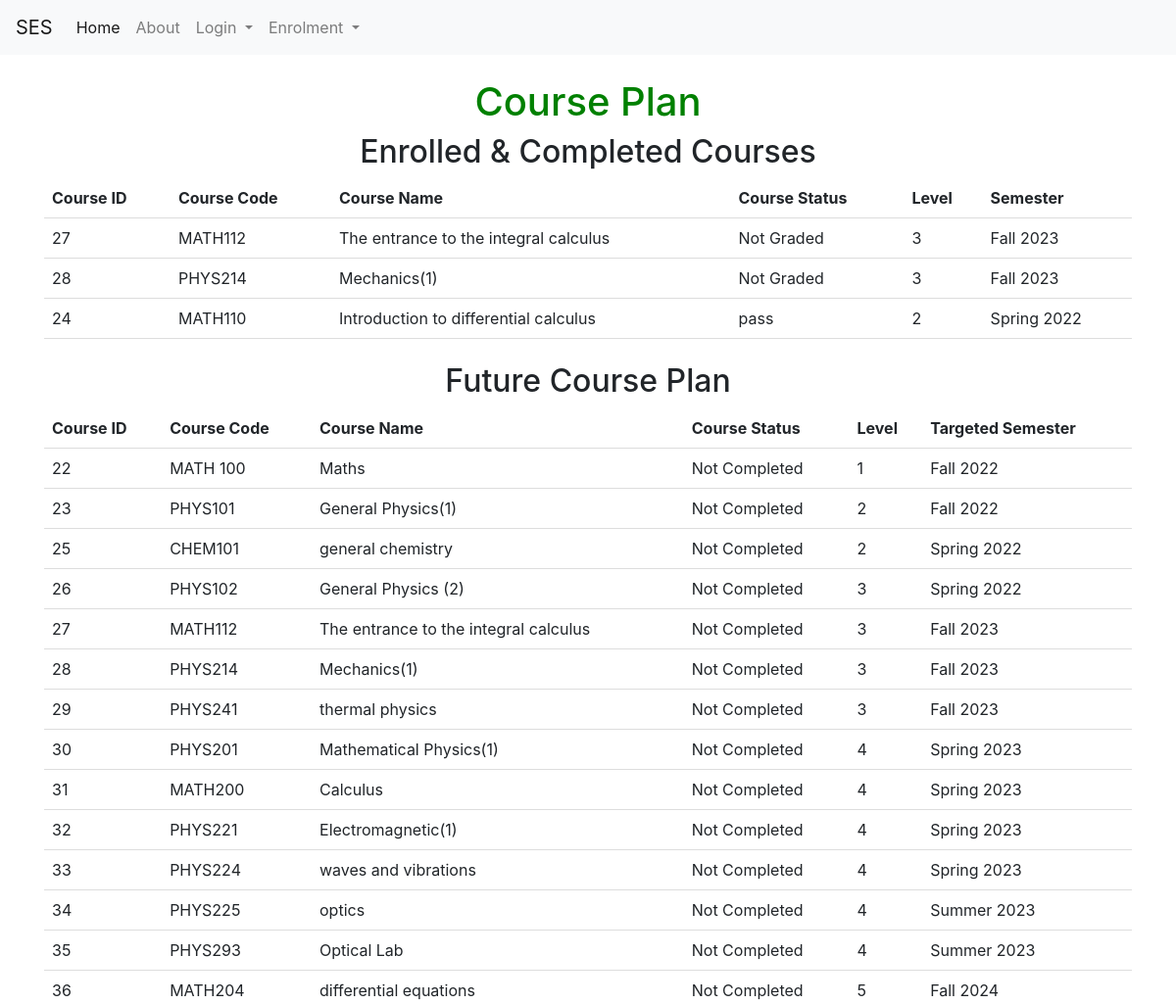
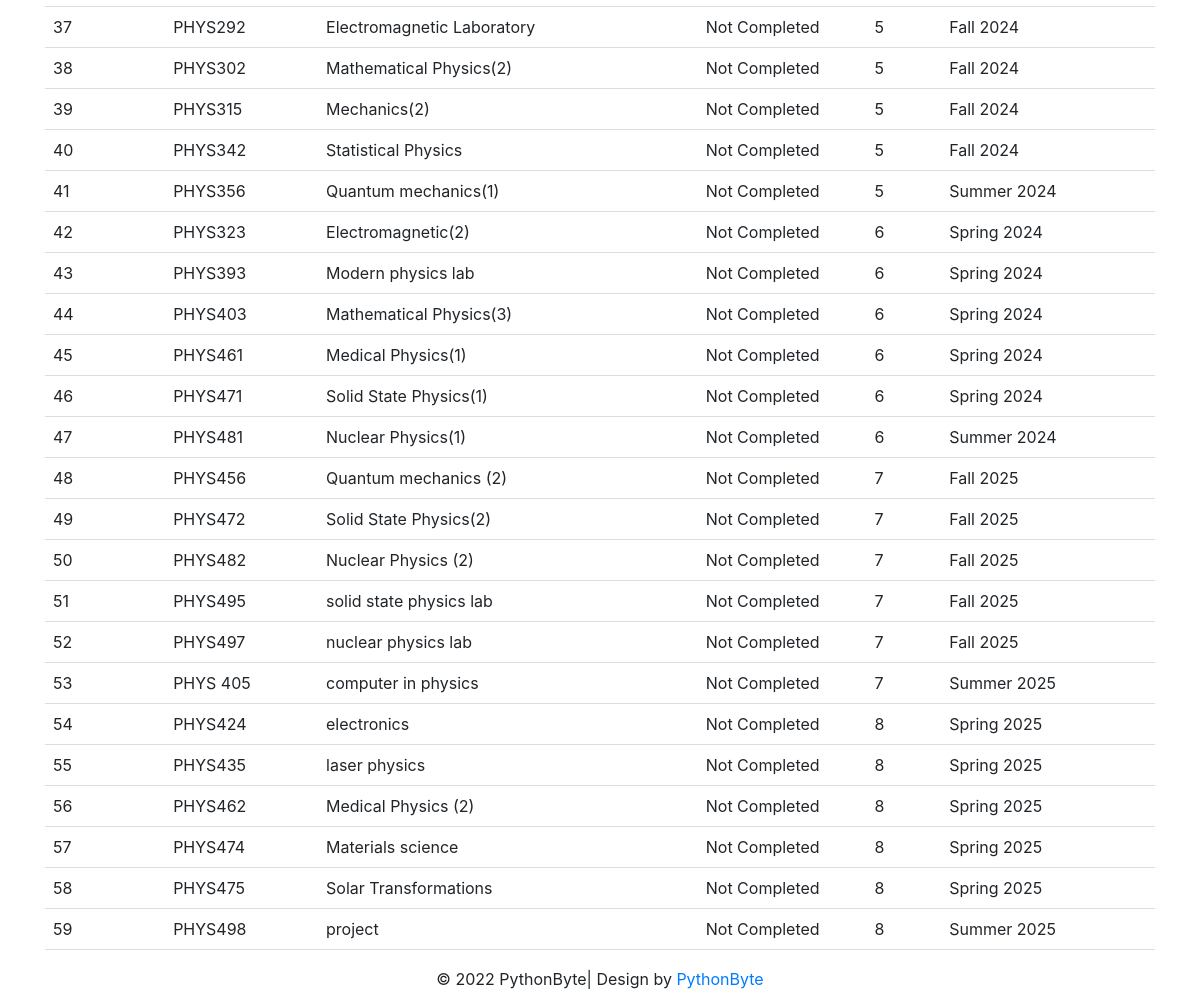
Screenshot of /course_plan (signed in) with the database file from the repository (2 pictures, top to bottom).
### tables this page shows
CREATE TABLE semester (sem_id INTEGER PRIMARY KEY, sem_dec VARCHAR);

CREATE TABLE course (course_id INTEGER NOT NULL PRIMARY KEY AUTOINCREMENT UNIQUE, course_name [nchar] (10), course_descr [nchar] (10), course_code [nchar] (10), dep_id [int], plan_id [int], level_id [int], credit INTEGER, Day_id REFERENCES Day (Day_id), fromT TIME, toT TIME, loc_id INTEGER, SEM INTEGER DEFAULT (223), lec_id INTEGER);

### course_plan.py (the view)
@course_planb.route('/course_plan', methods=['GET', 'POST'])
def course_plan():
                con = sqlite3.connect("instance/db.sqlite")
                cur = con.cursor()
                user_id = current_user.id
                cur.execute("SELECT * FROM studen_course_info where user_id = '%s'" % (user_id))
                Completed = cur.fetchall()
                cur.execute("""select course.course_id,course.course_code,course.course_name, 'Not Completed' as complete , course.level_id, semester.sem_dec from course

join semester on semester.sem_id = course.SEM
where course.dep_id in (select dep_id from user where id =?) and course.course_id not in (select course_id from time_table where complete = 1 and user_id = ?)""", (user_id,user_id))
                NotCompleted = cur.fetchall()
                con.commit()
                con.close()
                return render_template('course_plan.html', idd = current_user.id,name= current_user.name,NotCompleted=NotCompleted,Completed=Completed)

### templates/course_plan.html (shortened to what this page needs)
{% extends "base.html" %}
{% block content %}
  <h1>Course Plan</h1>
  <form method="post" action="/course_plan">
    <h2>Enrolled & Completed Courses </h2>
    <table id="table_to_highlight" style="width:100%">
      <thead>
        <tr>
          <th>Course ID</th>
          <th>Course Code</th>
          <th>Course Name</th>
          <th>Course Status</th>
          <th>Level</th>
          <th>Semester</th>
        </tr>
        </thead>
        <tbody>
         {% for row in Completed %}
                <tr>
                    <td>{{row[0]}}</td>
                    <td>{{row[1]}}</td>
                    <td>{{row[2]}}</td>
                    <td>{{row[3]}}</td>
                    <td>{{row[4]}}</td>
                    <td>{{row[5]}}</td>
                </tr>
            {% endfor %}
        </tbody>
    </table>
    <h2>Future Course Plan</h2>
    <table id="table_to_highlight" style="width:100%">
        <thead>
          <tr>
            <th>Course ID</th>
            <th>Course Code</th>
            <th>Course Name</th>
            <th>Course Status</th>
            <th>Level</th>
            <th>Targeted Semester</th>
          </tr>
          </thead>
          <tbody>
           {% for row in NotCompleted %}
                  <tr>
                      <td>{{row[0]}}</td>
                      <td>{{row[1]}}</td>
                      <td>{{row[2]}}</td>
                      <td>{{row[3]}}</td>
                      <td>{{row[4]}}</td>
                      <td>{{row[5]}}</td>
                  </tr>
              {% endfor %}
          </tbody>
      </table>
</form>
{% endblock %}

### templates/course_plan.html (style rules this page uses)
body { text-align: center; }
h1 { color: green; }
table { border-collapse: collapse; width: 100%; }
th, td { padding: 8px; text-align: left; border-bottom: 1px solid #ddd; }

### rows the page displays
semester: course_id "27", course_code "MATH112", course_name "The entrance to the integral calculus", row "Not Graded", level_id "3", sem_dec "Fall 2023", course_id "28", course_code "PHYS214", course_name "Mechanics(1)"
semester: course_id "24", course_code "MATH110", course_name "Introduction to differential calculus", row "pass", level_id "2", sem_dec "Spring 2022"
course: course_id "22", course_code "MATH 100", course_name "Maths", row "Not Completed", level "1", sem_dec "Fall 2022"
course: course_id "23", course_code "PHYS101", course_name "General Physics(1)", row "Not Completed", level "2", sem_dec "Fall 2022"
course: course_id "25", course_code "CHEM101", course_name "general chemistry", row "Not Completed", level "2", sem_dec "Spring 2022"
course: course_id "26", course_code "PHYS102", course_name "General Physics (2)", row "Not Completed", level "3", sem_dec "Spring 2022"
course: course_id "27", course_code "MATH112", course_name "The entrance to the integral calculus", row "Not Completed", level "3", sem_dec "Fall 2023"
course: course_id "28", course_code "PHYS214", course_name "Mechanics(1)", row "Not Completed", level "3", sem_dec "Fall 2023"
course: course_id "29", course_code "PHYS241", course_name "thermal physics", row "Not Completed", level "3", sem_dec "Fall 2023"
course: course_id "30", course_code "PHYS201", course_name "Mathematical Physics(1)", row "Not Completed", level "4", sem_dec "Spring 2023"
course: course_id "31", course_code "MATH200", course_name "Calculus", row "Not Completed", level "4", sem_dec "Spring 2023"
course: course_id "32", course_code "PHYS221", course_name "Electromagnetic(1)", row "Not Completed", level "4", sem_dec "Spring 2023"
course: course_id "33", course_code "PHYS224", course_name "waves and vibrations", row "Not Completed", level "4", sem_dec "Spring 2023"
course: course_id "34", course_code "PHYS225", course_name "optics", row "Not Completed", level "4", sem_dec "Summer 2023"
course: course_id "35", course_code "PHYS293", course_name "Optical Lab", row "Not Completed", level "4", sem_dec "Summer 2023"
course: course_id "36", course_code "MATH204", course_name "differential equations", row "Not Completed", level "5", sem_dec "Fall 2024"
course: course_id "37", course_code "PHYS292", course_name "Electromagnetic Laboratory", row "Not Completed", level "5", sem_dec "Fall 2024"
course: course_id "38", course_code "PHYS302", course_name "Mathematical Physics(2)", row "Not Completed", level "5", sem_dec "Fall 2024"
course: course_id "39", course_code "PHYS315", course_name "Mechanics(2)", row "Not Completed", level "5", sem_dec "Fall 2024"
course: course_id "40", course_code "PHYS342", course_name "Statistical Physics", row "Not Completed", level "5", sem_dec "Fall 2024"
course: course_id "41", course_code "PHYS356", course_name "Quantum mechanics(1)", row "Not Completed", level "5", sem_dec "Summer 2024"
course: course_id "42", course_code "PHYS323", course_name "Electromagnetic(2)", row "Not Completed", level "6", sem_dec "Spring 2024"
course: course_id "43", course_code "PHYS393", course_name "Modern physics lab", row "Not Completed", level "6", sem_dec "Spring 2024"
course: course_id "44", course_code "PHYS403", course_name "Mathematical Physics(3)", row "Not Completed", level "6", sem_dec "Spring 2024"
course: course_id "45", course_code "PHYS461", course_name "Medical Physics(1)", row "Not Completed", level "6", sem_dec "Spring 2024"
course: course_id "46", course_code "PHYS471", course_name "Solid State Physics(1)", row "Not Completed", level "6", sem_dec "Spring 2024"
course: course_id "47", course_code "PHYS481", course_name "Nuclear Physics(1)", row "Not Completed", level "6", sem_dec "Summer 2024"
course: course_id "48", course_code "PHYS456", course_name "Quantum mechanics (2)", row "Not Completed", level "7", sem_dec "Fall 2025"
course: course_id "49", course_code "PHYS472", course_name "Solid State Physics(2)", row "Not Completed", level "7", sem_dec "Fall 2025"
course: course_id "50", course_code "PHYS482", course_name "Nuclear Physics (2)", row "Not Completed", level "7", sem_dec "Fall 2025"
course: course_id "51", course_code "PHYS495", course_name "solid state physics lab", row "Not Completed", level "7", sem_dec "Fall 2025"
course: course_id "52", course_code "PHYS497", course_name "nuclear physics lab", row "Not Completed", level "7", sem_dec "Fall 2025"
course: course_id "53", course_code "PHYS 405", course_name "computer in physics", row "Not Completed", level "7", sem_dec "Summer 2025"
course: course_id "54", course_code "PHYS424", course_name "electronics", row "Not Completed", level "8", sem_dec "Spring 2025"
course: course_id "55", course_code "PHYS435", course_name "laser physics", row "Not Completed", level "8", sem_dec "Spring 2025"
course: course_id "56", course_code "PHYS462", course_name "Medical Physics (2)", row "Not Completed", level "8", sem_dec "Spring 2025"
course: course_id "57", course_code "PHYS474", course_name "Materials science", row "Not Completed", level "8", sem_dec "Spring 2025"
course: course_id "58", course_code "PHYS475", course_name "Solar Transformations", row "Not Completed", level "8", sem_dec "Spring 2025"
course: course_id "59", course_code "PHYS498", course_name "project", row "Not Completed", level "8", sem_dec "Summer 2025"
